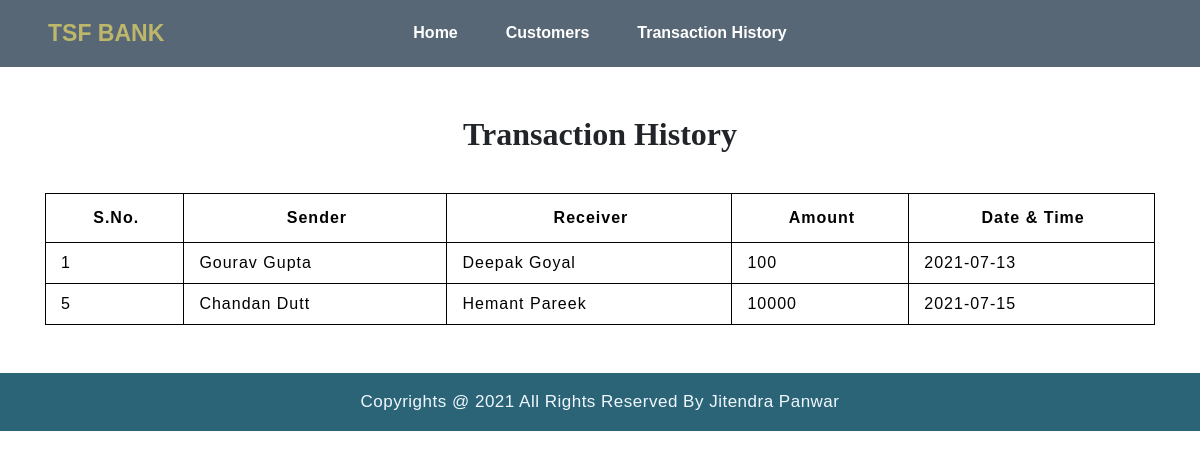
The page /transactionhistory.php on the database its author committed.
### tables this page shows
CREATE TABLE `transaction` (
  `tid` int(11) NOT NULL,
  `sender` varchar(30) NOT NULL,
  `receiver` varchar(30) NOT NULL,
  `amount` float NOT NULL,
  `date` date NOT NULL DEFAULT current_timestamp()
);

### transactionhistory.php (the view, shortened to what this page needs)
<!DOCTYPE html>
<html lang="en">
<head>
    <link rel="stylesheet" href="https://stackpath.bootstrapcdn.com/bootstrap/4.5.2/css/bootstrap.min.css">
    <link rel="stylesheet" type="text/css" href="css/main.css">
</head>
<body>
<?php
  include 'navbar.php';
?>
	<div class="container">
        <h2 class="text-center pt-5 pb-2 heading">Transaction History</h2>
       <br>
       <div class="table-responsive-sm mb-3">
        <table class="table table-hover table-condensed table-bordered ">
            <thead style="color : black;">
                <tr>
                    <th class="text-center">S.No.</th>
                    <th class="text-center">Sender</th>
                    <th class="text-center">Receiver</th>
                    <th class="text-center">Amount</th>
                    <th class="text-center">Date & Time</th>
                </tr>
            </thead>
            <tbody>
            <?php
                include 'config.php';
                $sql ="select * from transaction";
                $query =mysqli_query($conn, $sql);
                while($rows = mysqli_fetch_assoc($query))
                {
            ?>
                <tr style="color : black;">
                <td class="py-2"><?php echo $rows['tid']; ?></td>
                <td class="py-2"><?php echo $rows['sender']; ?></td>
                <td class="py-2"><?php echo $rows['receiver']; ?></td>
                <td class="py-2"><?php echo $rows['amount']; ?> </td>
                <td class="py-2"><?php echo $rows['date']; ?> </td>
            <?php
                }
            ?>
            </tbody>
        </table>
    </div>
</div>
<footer class="py-3 mt-5" style="background: #2B6477!important;">
        <div class="container text-center">
            <div class="row">
                <div class="col-12">
                    <p style="font-size:17px">Copyrights @ 2021 All Rights Reserved By Jitendra Panwar</p>
                </div>
            </div>
        </div>
</footer>
</body>
</html>

### css/main.css (style rules this page uses)
* { padding: 0; margin: 0; box-sizing: border-box; font-family: sans-serif; }
.heading { font-family: raleway; font-weight: 800; }
table.table-bordered > thead > tr > th, table.table-bordered > tbody > tr > td { border:1px solid rgb(0, 0, 0)!important; }
.table th, table td { vertical-align: middle!important; padding-left:15px!important ; letter-spacing: 1px!important; }
footer { color:aliceblue; background-color:#EAF0F1; letter-spacing: 0.5px; }
footer p { margin: 0; font-size: 15px; }

### rows shown on the page
transaction: tid "1", sender "Gourav Gupta", receiver "Deepak Goyal", amount "100", date "2021-07-13"
transaction: tid "5", sender "Chandan Dutt", receiver "Hemant Pareek", amount "10000", date "2021-07-15"
